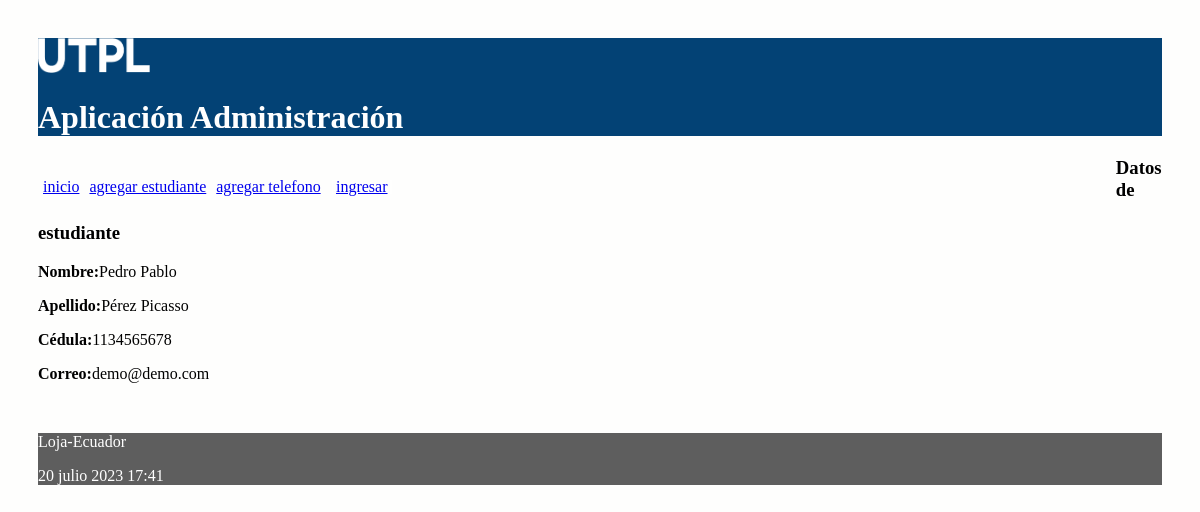
Screenshot of /estudiante/3 with the database file from the repository.
### administrativo/models.py (models this page shows, shortened)
class Estudiante(models.Model):
    nombre = models.CharField(max_length=30)
    apellido = models.CharField(max_length=30)
    cedula = models.CharField(max_length=30, unique=True)
    correo = models.EmailField()

### administrativo/views.py (the view)
# urls.py: path('estudiante/<int:id>', views.obtener_estudiante,
def obtener_estudiante(request, id):
    estudiante = Estudiante.objects.get(pk=id)
    informacion_template = {'estudiante': estudiante}
    return render(request, 'obtener_estudiante.html', informacion_template)

### administrativo/templates/obtener_estudiante.html
{% extends "master.html" %}
{% block content %}
<h3>Datos de estudiante</h3>
<p><b>Nombre:</b>{{estudiante.nombre}}</p>
<p><b>Apellido:</b>{{estudiante.apellido}}</p>
<p><b>Cédula:</b>{{estudiante.cedula}}</p>
<p><b>Correo:</b>{{estudiante.correo}}</p>
<br/>
{% endblock %}

### administrativo/static/css/estilos.css (style rules this page uses)
body { background: #FEFEFD; padding: 30px; }

### rows the page displays
Estudiante: nombre "Pedro Pablo", apellido "Pérez Picasso", cedula "1134565678", correo "demo@demo.com"
